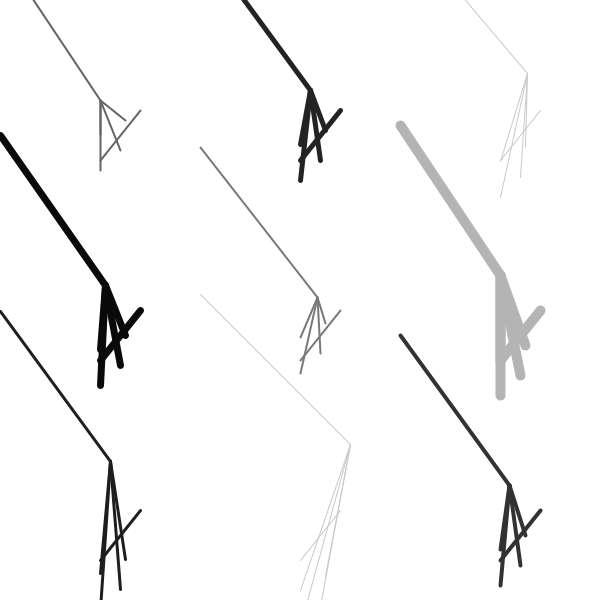
Frame 1 (no input)
Frame 60 (the mouse pressed at the canvas centre just before this capture): identical to frame 1, image omitted
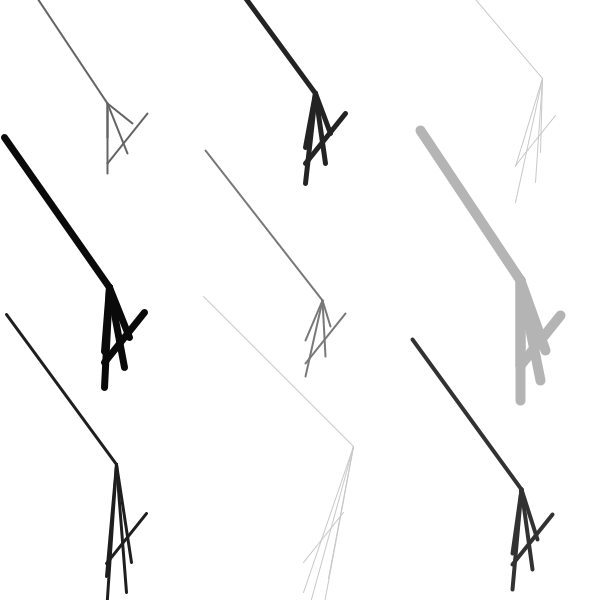
Frame 120 (the mouse held since frame 60 and released just before this capture)

The Processing sketch that drew these frames (run headless with seeded random() and noise(); from frame 60 on, the mouse is pressed at the canvas centre):

// Processing sketch: processing_15200
// ── processing_15200.pde







int xpos;
int ypos;

void setup()
{
  size (600, 600);
  strokeWeight(3);
  smooth();
}

void draw()
{
 background (255);
  
//    xpos = width/2;
// ypos = height/2;
  
//  xpos = mouseX-50;
//  ypos = mouseY+75;
  
 
  drawRake(100+(mouseX/40), 100+(mouseY/80), 100, 0, 0, 2);
  drawRake(300+(mouseX/60), 100+(mouseY/100), 35, 10, 10, 5);
  drawRake (500+(mouseX/20), 100+(mouseY/60), 200, 27, 27, 1);
  drawRake (100+(mouseX/75), 300+(mouseY/115), 10, 5, 15, 7);
  drawRake (300+(mouseX/52), 300+(mouseY/82), 120, 17, 3, 2);
  drawRake (500+(mouseX/15), 300+(mouseY/55),180, 0, 25, 10);
  drawRake (100+(mouseX/50), 500+(mouseY/90), 30, 10, 39, 3);
  drawRake (300+(mouseX/80), 500+(mouseY/120), 200, 50, 56, 1);
  drawRake (500+(mouseX/25), 500+(mouseY/65), 50, 9, 15, 4);


}



void drawRake(int x, int y, int s, int xoff, int yoff, int v)
{
  
 stroke(s);
 strokeWeight(v);
 
line ((x-100), (y-150)-yoff, x+xoff, y-yoff);
line (x+xoff, y-yoff, x, (y+70)+yoff);
line (x+xoff, y-yoff, (x+20), (y+50)+yoff);
line (x+xoff, y-yoff, x+00, (y+34)+yoff);
line (x+xoff, y-yoff, x+25, (y+20)+yoff);
line (x, y+60, x+40, y+10);


}
